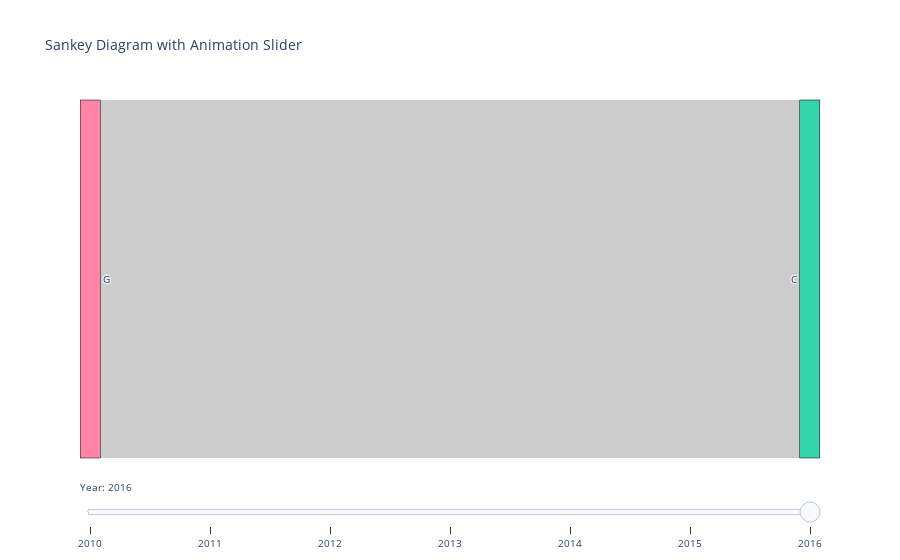

Here is the notebook cell this chart was saved with:
### Code cell
import pandas as pd
import plotly.graph_objects as go

# Sample DataFrame
df = pd.DataFrame({
    'source': ['A', 'B', 'A', 'C', 'B', 'D'],
    'target': ['B', 'C', 'D', 'A', 'D', 'A'],
    'value': [10, 15, 7, 20, 25, 5],
    'year': [2010, 2010, 2011, 2011, 2012, 2012]
})

# Add more data
new_data = {
    'source': ['A', 'B', 'C', 'D', 'E', 'F', 'G'],
    'target': ['B', 'C', 'D', 'A', 'A', 'B', 'C'],
    'value': [15, 10, 5, 30, 8, 12, 18],
    'year': [2013, 2013, 2014, 2014, 2015, 2015, 2016]
}
df = pd.concat([df, pd.DataFrame(new_data)], ignore_index=True)

# Create Sankey Diagram
fig = go.Figure()

unique_nodes = pd.unique(df[['source', 'target']].values.ravel('K'))

for year in df['year'].unique():
    filtered_df = df[df['year'] == year]

    sankey_trace = go.Sankey(
        node=dict(
            pad=15,
            thickness=20,
            line=dict(color='black', width=0.5),
            label=unique_nodes
        ),
        link=dict(
            source=filtered_df['source'].map(lambda x: unique_nodes.tolist().index(x)),
            target=filtered_df['target'].map(lambda x: unique_nodes.tolist().index(x)),
            value=filtered_df['value']
        )
    )

    fig.add_trace(sankey_trace)

# Add Animation Slider
steps = []
for i, year in enumerate(df['year'].unique()):
    step = dict(
        args=[
            {'visible': [False] * i + [True] + [False] * (len(df['year'].unique()) - i - 1)}
        ],
        label=str(year),
        method='update'
    )
    steps.append(step)

sliders = [dict(
    active=0,
    steps=steps,
    currentvalue={'prefix': 'Year: '},
)]

fig.update_layout(
    sliders=sliders,
    title='Sankey Diagram with Animation Slider',
    font_size=10
)

# Show the figure
fig.show()

### Figure 1 — Plotly figure (JSON) as saved in the notebook; plotly's stock layout.template omitted (floating-point values rounded to 4 significant figures)
{"data": [{"link": {"source": [0, 1], "target": [1, 2], "value": [10, 15]}, "node": {"label": ["A", "B", "C", "D", "E", "F", "G"], "line": {"color": "black", "width": 0.5}, "pad": 15, "thickness": 20}, "type": "sankey", "visible": false}, {"link": {"source": [0, 2], "target": [3, 0], "value": [7, 20]}, "node": {"label": ["A", "B", "C", "D", "E", "F", "G"], "line": {"color": "black", "width": 0.5}, "pad": 15, "thickness": 20}, "type": "sankey", "visible": false}, {"link": {"source": [1, 3], "target": [3, 0], "value": [25, 5]}, "node": {"label": ["A", "B", "C", "D", "E", "F", "G"], "line": {"color": "black", "width": 0.5}, "pad": 15, "thickness": 20}, "type": "sankey", "visible": false}, {"link": {"source": [0, 1], "target": [1, 2], "value": [15, 10]}, "node": {"label": ["A", "B", "C", "D", "E", "F", "G"], "line": {"color": "black", "width": 0.5}, "pad": 15, "thickness": 20}, "type": "sankey", "visible": false}, {"link": {"source": [2, 3], "target": [3, 0], "value": [5, 30]}, "node": {"label": ["A", "B", "C", "D", "E", "F", "G"], "line": {"color": "black", "width": 0.5}, "pad": 15, "thickness": 20}, "type": "sankey", "visible": false}, {"link": {"source": [4, 5], "target": [0, 1], "value": [8, 12]}, "node": {"label": ["A", "B", "C", "D", "E", "F", "G"], "line": {"color": "black", "width": 0.5}, "pad": 15, "thickness": 20}, "type": "sankey", "visible": false}, {"link": {"source": [6], "target": [2], "value": [18]}, "node": {"label": ["A", "B", "C", "D", "E", "F", "G"], "line": {"color": "black", "width": 0.5}, "pad": 15, "thickness": 20, "x": [0.9861, 0.01385], "y": [0.5, 0.5]}, "type": "sankey", "visible": true}], "layout": {"autosize": true, "font": {"size": 10}, "sliders": [{"active": 6, "currentvalue": {"prefix": "Year: "}, "steps": [{"args": [{"visible": [true, false, false, false, false, false, false]}], "label": "2010", "method": "update"}, {"args": [{"visible": [false, true, false, false, false, false, false]}], "label": "2011", "method": "update"}, {"args": [{"visible": [false, false, true, false, false, false, false]}], "label": "2012", "method": "update"}, {"args": [{"visible": [false, false, false, true, false, false, false]}], "label": "2013", "method": "update"}, {"args": [{"visible": [false, false, false, false, true, false, false]}], "label": "2014", "method": "update"}, {"args": [{"visible": [false, false, false, false, false, true, false]}], "label": "2015", "method": "update"}, {"args": [{"visible": [false, false, false, false, false, false, true]}], "label": "2016", "method": "update"}]}], "title": {"text": "Sankey Diagram with Animation Slider"}}}
